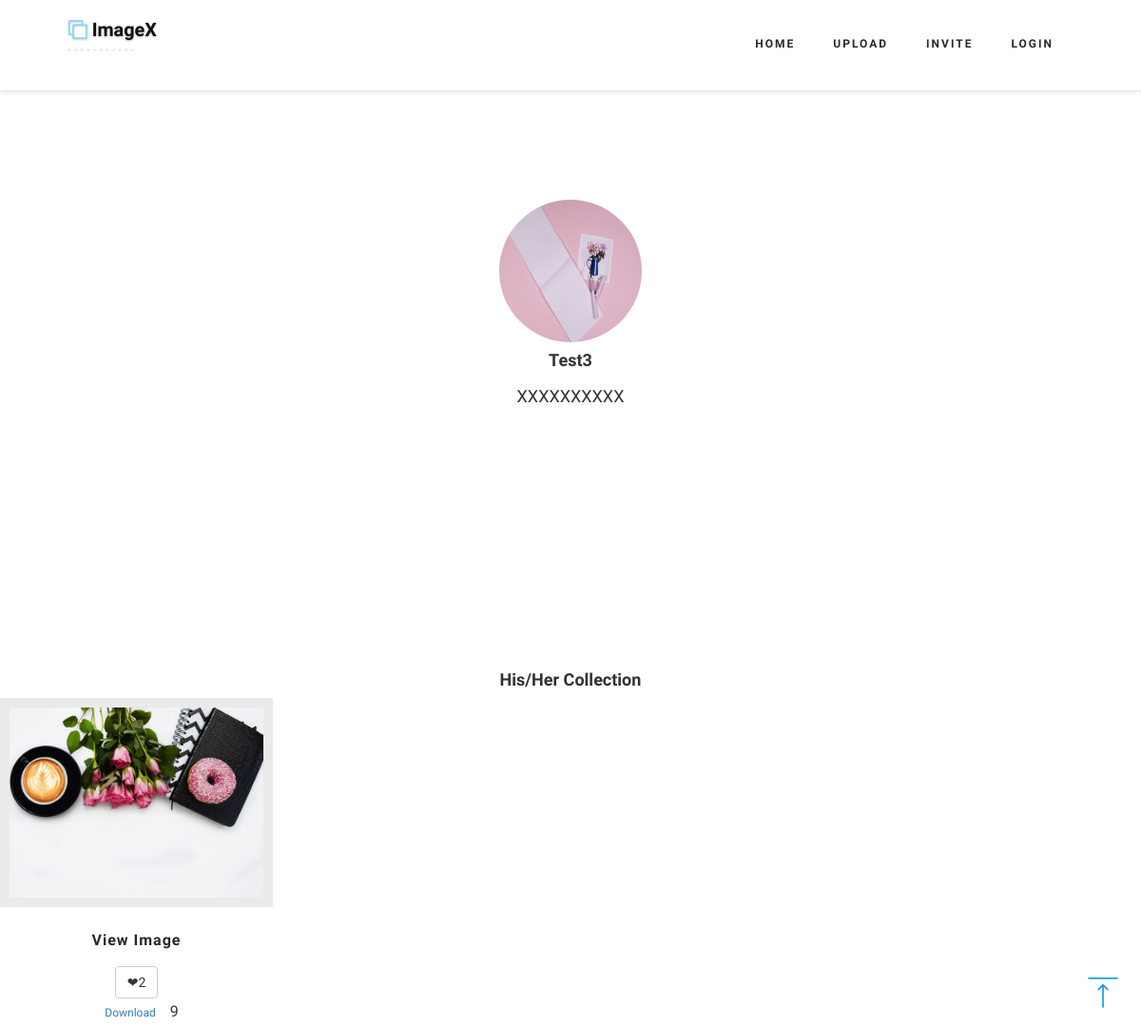
Page /othersaccount/test3 on the earlier database version.
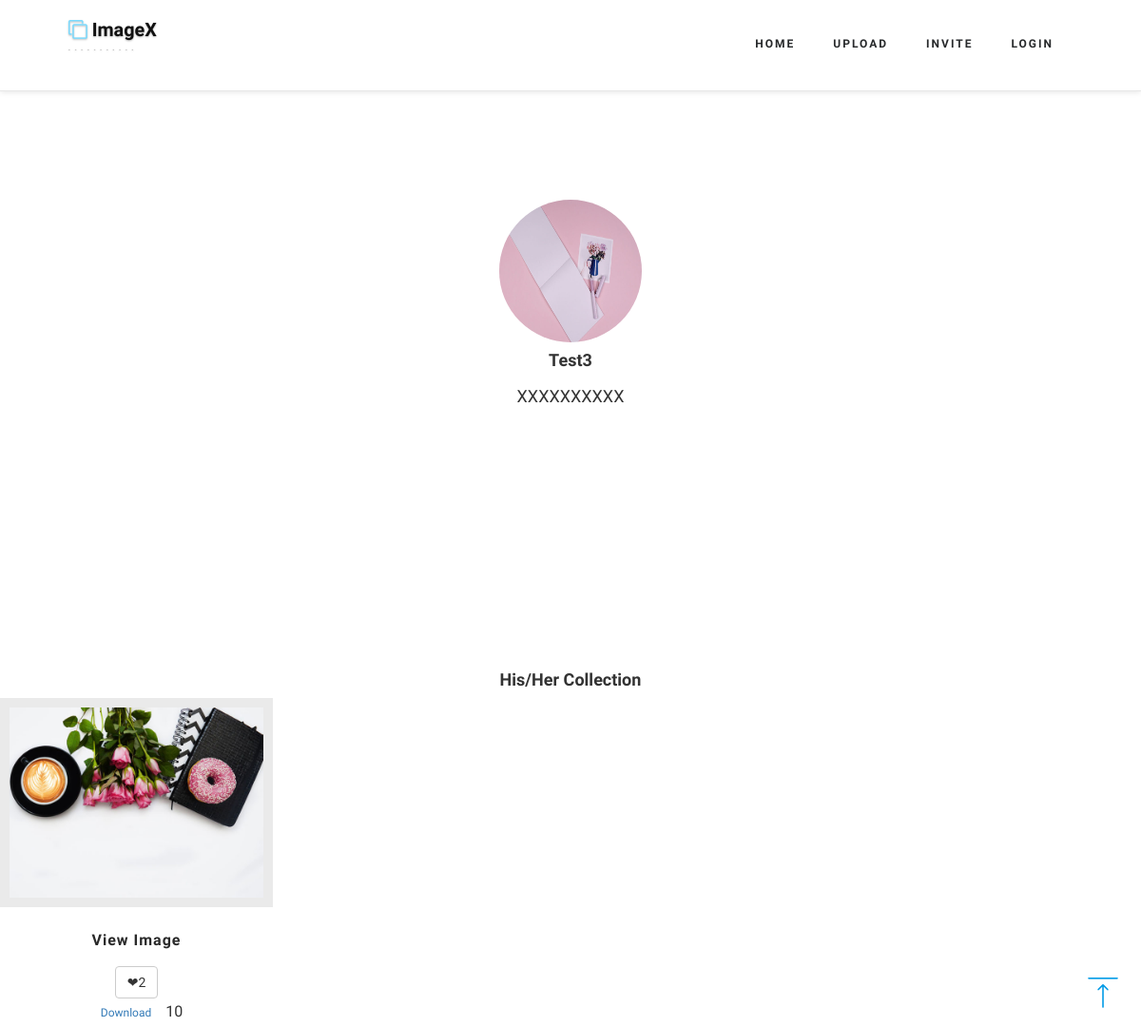
Same page on the later database version.
### mainApp/models.py (models this page shows, shortened)
class Member(AbstractUser):
	avatar = models.ImageField(upload_to='avatars/',validators=[validate_file_extension], blank=True)
	self_description = models.TextField(max_length=30,blank=True)
	class Meta(AbstractUser.Meta):
		pass
	def find_member(keyword):
		return Member.objects.get(username=str(keyword))

class Image(models.Model):
	title = models.CharField(max_length=30, blank=True)
	description = models.TextField(max_length=150, blank=True)
	image = models.ImageField(upload_to='images/',validators=[validate_file_extension])
	uploadtime = models.DateField(auto_now_add=True)
	tag = models.ManyToManyField(Tag, blank=True) #Tags of the image, related to tag model
	category = models.ForeignKey(Category, null=True, blank=True, on_delete=models.CASCADE) #Category of the image, related to category model
	owner = models.ForeignKey(Member, on_delete=models.CASCADE, blank=True) #temporary use for demo
	like_stats=models.IntegerField(default=0)
	download_stats=models.IntegerField(default=0)
	popularity=models.IntegerField(default=0)
	likeby = models.ManyToManyField(Member, related_name ='likeby', blank=True)
	def retrieve_image_member(member_id):
		return_images= Image.objects.filter(owner=member_id)
		return return_images

### mainApp/views.py (the view)
# urls.py: url(r'^othersaccount/(?P<member_pk>.*)$', views.othersaccount, name='othersaccount'),
def othersaccount(request,member_pk):
    member_id_found = Member.find_member(member_pk)
    result_images = Image.retrieve_image_member(member_id_found)
    context={
        'result_images': result_images,'member_id':member_id_found
    }
    return render(request, 'othersaccount.html', context)

### mainApp/templates/othersaccount.html (shortened to what this page needs)
<!DOCTYPE html>
<html>
<head>
{% load staticfiles %}
</head>
<body>
{% if user.is_authenticated %}
  {% include 'base_login.html' %}
{% else %}
  {% include 'base.html' %}
{% endif %}
<div class="banner_bottom">
  <div class="testimonials" id="testimonials">
      <div class="carousel-inner" >
        <div class="item active">
          <div class="person">
            {% if member_id.avatar %}
              <center><img src="{{ member_id.avatar.url }}" alt="" style="width:150px;height:150px;" class="img-circle"></center>
            {% endif %}
            <h3><strong>{{ member_id.username }}</strong></h3>
            <h5>{{ member_id.self_description }}</h5>
        </div>
      </div>
    </div>
  </div>
</div>
<div class="banner_bottom">
  <div class="container">
  <br><br>
  <h3><strong>His/Her Collection</strong></h3>
  </div>
    {% if result_images %}
    {% for img in result_images %}
    <ul class="portfolio-area">
          <li class="portfolio-item2" data-id="id-0" data-type="cat-item-4">
            <div>
              <span class="image-block block2 img-hover">
              <a class="image-zoom" href="{{img.image.url}}" rel="prettyPhoto[gallery]">
                  <img src="{{img.image.url}}" class="img-responsive" alt="">
                  <div class="port-info">
                    <h5>View Image</h5>
                  </div>
              </a>
              </span>
           <div class="like_stats">
                <form id='like' action="/like_images" method = 'GET'>
                  <button type="submit" class="btn btn-default" id="like_image" name="like_image" value="{{img.id}}" >&#10084;{{img.like_stats}} </button>
                </form>
            </div>
            <div class="download_stats">
              <a href="{% url 'download_images' img_pk=img.id %}" type ="submit" class="btn btn-sm btn-outline-primary" id="download_image" name="download_image">Download
                </a>
            {{img.download_stats}}
            </div>
            </div>
          </li>
        {% endfor %}
      {% else %}
        <p> No results! </p>
      {% endif %}
    </ul>
</div>
    <a href="#home" class="scroll" id="toTop" style="display: block;"> </a>
  </body>
  </html>

### mainApp/templates/base.html (shortened to what this page needs)
<!DOCTYPE html>
<html>
<head>
{% load staticfiles %}
    <link href="{% static 'css/bootstrap.css' %}" rel="stylesheet" type="text/css" media="all" />
    <link href="{% static 'css/style.css' %}" rel="stylesheet" type="text/css" media="all" />
    <link href="{% static 'css/prettyPhoto.css' %}" rel="stylesheet" type="text/css" />
    <link href="{% static 'css/font-awesome.css' %}" rel="stylesheet">
</head>
<body>
 <div class="top_header" id="home">
      <nav class="navbar navbar-default navbar-fixed-top">
        <div class="nav_top_fx_w3ls_agileinfo">
          <div class="navbar-header">
            <div class="logo-w3layouts-agileits">
              <h1> <a class="navbar-brand" href="{% url 'homepage' %}"><i class="fa fa-clone" aria-hidden="true"></i> ImageX <span class="desc">-----------</span></a></h1>
            </div>
          </div>
          <div id="navbar" class="navbar-collapse collapse">
            <div class="nav_right_top">
              <div class="nav_right_top">
              <ul class="nav navbar-nav">
                <li><a href="{% url 'homepage' %}">Home</a></li>
                <li><a href="{% url 'upload' %}">Upload</a></li>
                <li><a href="{% url 'invite' %}">Invite</a></li>
                <li><a href="{% url 'login' %}">Login</a></li>
              </ul>
            </div>
          </div>
            </div>
          </div>
        </div>
<br><br><br><br><br>
</body>
</html>

### mainApp/static/css/style.css (style rules this page uses)
html, body { margin: 0; font-size: 100%; background: #fff; font-family: 'Raleway', sans-serif; }
body a { text-decoration: none; transition: 0.5s all; -webkit-transition: 0.5s all; -moz-transition: 0.5s all; -o-transition: 0.5s all; -ms-transition: 0.5s all; }
h1, h2, h3, h4, h5, h6 { margin: 0; font-family: 'Raleway', sans-serif; font-size: large; line-height: 1cm; }
ul { margin: 0; padding: 0; }
.navbar-nav { float: right; margin: 0; }
.navbar-default { background-color: #ffffff; box-shadow: 0px 1px 6px rgba(0, 0, 0, 0.1); }
.navbar-nav>li>a { padding-top: 25px; padding-bottom: 25px; }
.nav_top_fx_w3ls_agileinfo { margin: 0 auto; width: 88%; padding: 1.4em 0; }
.navbar-brand { float: left; height: 50px; padding: 0; font-size: 18px; line-height: 20px; display: inline-block; text-shadow: 0 1px 2px rgba(0, 0, 0, 0.29); color: #000; font-weight: 700; text-decoration: none; }
.navbar-default .navbar-brand { color: #111; }
.logo-w3layouts-agileits h1 a { font-size: 1.1em; color: #111; }
.navbar-nav>li>a { padding: 7px 20px; text-transform: uppercase; letter-spacing: 2px; font-size: 0.75em; font-weight: 600; }
.navbar-default .navbar-nav>li>a { color: #27292b; }
.nav_right_top { margin-top: 0.4em; }
span.desc { font-size: 0.3em; display: block; font-weight: 400; color: #777; letter-spacing: 5px; }
.logo-w3layouts-agileits i.fa { color: #76daff; }
.banner_bottom { padding: 7em 0; text-align: center; text-transform: capitalize; }
#toTop { display: none; text-decoration: none; position: fixed; bottom: 20px; right: 2%; overflow: hidden; z-index: 999; width: 32px; height: 32px; border: none; text-indent: 100%; background: url(../images/top_move.png) no-repeat 0px 0px; }
@media (max-width:1440px) { .banner_bottom,.works,.banner_bottom,.blog_sec,.tesimonials { padding:6em 0; } }

### mainApp/static/css/prettyPhoto.css (style rules this page uses)
.image-block { display: block; position: relative; }
.image-block img { background: #FFFFFF; padding: 10px; }
span.image-block.block2 img { background: #eaeaea; }
.portfolio-area li { float: left; margin: 0 12px 0px 0; overflow: hidden; width: 363px; }
.port-info { background: #fff; padding: 0.5em 1em; transition: 0.5s all; -webkit-transition: 0.5s all; -moz-transition: 0.5s all; -o-transition: 0.5s all; -ms-transition: 0.5s all; }
.port-info h5 { color: #292929; font-size: 1.1em; font-weight: 700; letter-spacing: 1px; margin-top: 0.5em; }
@media (max-width:1440px) { .portfolio-area li { float: left; margin: 0 12px 0px 0; overflow: hidden; width: 325px; } }
@media (max-width:1366px) { .portfolio-area li { float: left; margin: 0 12px 0px 0; overflow: hidden; width: 307px; } }
@media (max-width:1280px) { .portfolio-area li { float: left; margin: 0 12px 0px 0; overflow: hidden; width: 287px; } }
@media (max-width:1280px) { .port-info h5 { font-size: 1em; } }

Differences in the rows shown:
changed Image: download_stats "9" → "10"
